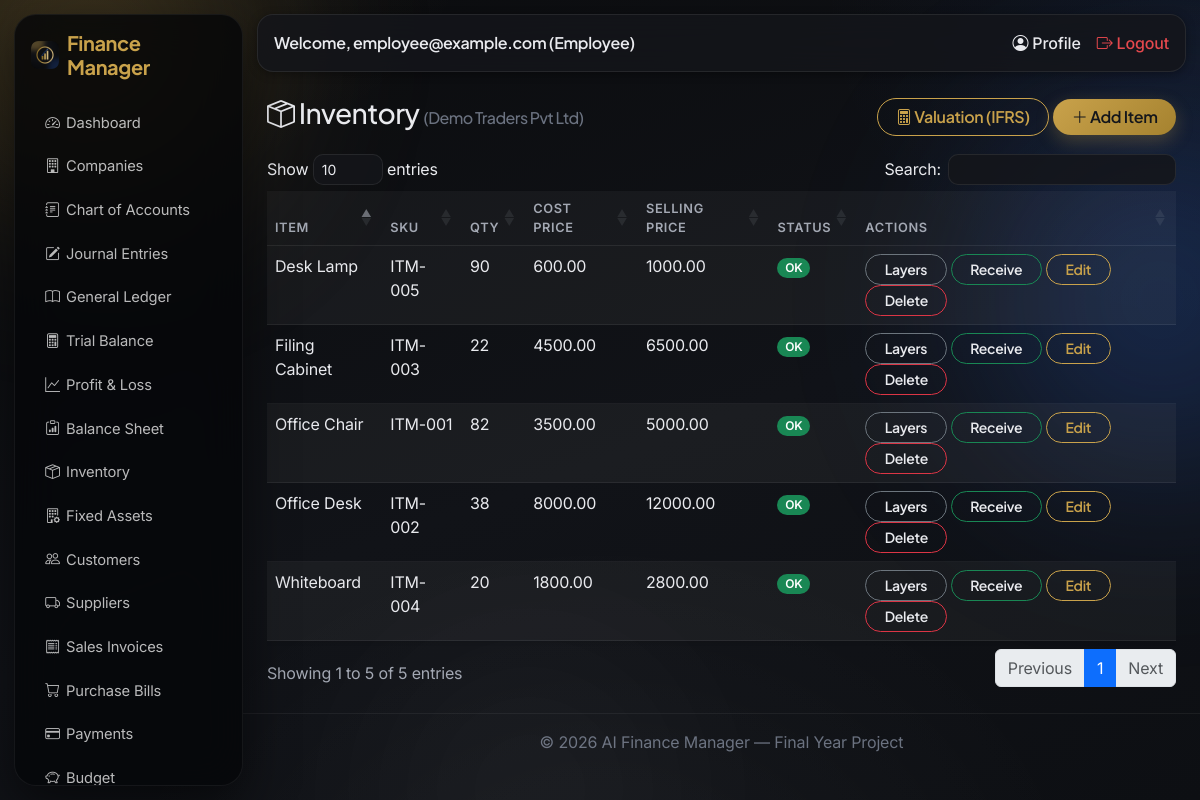
Page /inventory/ (signed in) on the committed database.
### accounts/models.py (models this page shows, shortened)
class User(AbstractUser):
    class Role(models.TextChoices):
        SUPER_ADMIN = 'SUPER_ADMIN', 'Super Admin'
        COMPANY_OWNER = 'COMPANY_OWNER', 'Company Owner'
        ACCOUNTANT = 'ACCOUNTANT', 'Accountant'
        EMPLOYEE = 'EMPLOYEE', 'Employee'
    role = models.CharField(max_length=20, choices=Role.choices, default=Role.COMPANY_OWNER)
    email = models.EmailField(unique=True)
    phone = models.CharField(max_length=20, blank=True)
    profile_picture = models.ImageField(upload_to='profile_pics/', blank=True, null=True)

### companies/models.py (models this page shows, shortened)
class Company(models.Model):
    owner = models.ForeignKey(settings.AUTH_USER_MODEL, on_delete=models.CASCADE, related_name='companies')
    name = models.CharField(max_length=200)
    country = models.CharField(max_length=100)
    currency = models.CharField(max_length=10, default='USD')
    fiscal_year_start = models.DateField()
    class Standard(models.TextChoices):
        IFRS = 'IFRS', 'IFRS'
        GAAP = 'GAAP', 'US GAAP'
    class InventoryMethod(models.TextChoices):
        FIFO = 'FIFO', 'FIFO (First-In, First-Out)'
        LIFO = 'LIFO', 'LIFO (Last-In, First-Out) - US GAAP only'
        WAC = 'WAC', 'Weighted Average Cost'
    accounting_standard = models.CharField(
        max_length=20, choices=Standard.choices, default=Standard.IFRS,
        help_text='Controls how inventory is valued and how the Balance Sheet / Income Statement are presented.',
    )
    inventory_method = models.CharField(
        max_length=10, choices=InventoryMethod.choices, default=InventoryMethod.FIFO,
        help_text='Cost-flow method. LIFO is prohibited under IFRS (IAS 2).',
    )
    logo = models.ImageField(upload_to='company_logos/', blank=True, null=True)
    address = models.CharField(max_length=255, blank=True)
    phone = models.CharField(max_length=20, blank=True)
    email = models.EmailField(blank=True)
    created_at = models.DateTimeField(auto_now_add=True)
    staff = models.ManyToManyField(
        settings.AUTH_USER_MODEL, blank=True, related_name='member_companies',
        help_text='Accountants/Employees granted access to this company.',
    )
    class Meta:
        verbose_name_plural = 'Companies'
        ordering = ['-created_at']
    @property
    def is_ifrs(self):
        return self.accounting_standard != self.Standard.GAAP
    @property
    def standard_label(self):
        return 'IFRS' if self.is_ifrs else 'US GAAP'

### inventory/models.py (models this page shows, shortened)
class InventoryItem(models.Model):
    company = models.ForeignKey(Company, on_delete=models.CASCADE, related_name='inventory_items')
    item_name = models.CharField(max_length=150)
    sku = models.CharField(max_length=50)
    quantity = models.PositiveIntegerField(default=0)
    unit_price = models.DecimalField(max_digits=12, decimal_places=2)
    cost_price = models.DecimalField(max_digits=12, decimal_places=2)
    selling_price = models.DecimalField(max_digits=12, decimal_places=2)
    low_stock_threshold = models.PositiveIntegerField(default=10)
    selling_cost = models.DecimalField(
        max_digits=12, decimal_places=2, default=0,
        help_text='Estimated cost to sell one unit (commission, delivery...). Used for Net Realisable Value.',
    )
    recorded_writedown = models.DecimalField(max_digits=14, decimal_places=2, default=0, editable=False)
    created_at = models.DateTimeField(auto_now_add=True)
    class Meta:
        unique_together = ('company', 'sku')
        ordering = ['item_name']
    @property
    def is_low_stock(self):
        return self.quantity <= self.low_stock_threshold

### inventory/views.py (the view)
# urls.py: path('', views.item_list, name='item_list'),
@login_required
def item_list(request):
    company = get_active_company(request)
    items = InventoryItem.objects.filter(company=company) if company else InventoryItem.objects.none()
    low_stock_count = sum(1 for i in items if i.is_low_stock)
    return render(request, 'inventory/item_list.html', {
        'items': items, 'company': company, 'low_stock_count': low_stock_count,
    })

### accounting/views.py (called while the page is built)
def get_active_company(request):
    accessible = user_accessible_companies(request.user)
    company_id = request.session.get('active_company_id')
    company = None
    if company_id:
        company = accessible.filter(pk=company_id).first()
    if not company:
        company = accessible.first()
        if company:
            request.session['active_company_id'] = company.pk
    return company

### accounts/permissions.py (called while the page is built)
def is_super_admin(user):
    return user.is_authenticated and user.role == user.Role.SUPER_ADMIN

def user_accessible_companies(user):
    from companies.models import Company
    if is_super_admin(user):
        return Company.objects.all()
    return Company.objects.filter(models_q_owner_or_staff(user)).distinct()

def models_q_owner_or_staff(user):
    from django.db.models import Q
    return Q(owner=user) | Q(staff=user)

### inventory/templates/inventory/item_list.html (shortened to what this page needs)
{% extends 'base.html' %}
{% block content %}
<div class="d-flex justify-content-between align-items-center mb-3">
    <h3><i class="bi bi-box-seam"></i> Inventory {% if company %}<small class="text-muted fs-6">({{ company.name }})</small>{% endif %}</h3>
    <div>
        <a href="{% url 'inventory:valuation' %}" class="btn btn-outline-primary"><i class="bi bi-calculator"></i> Valuation ({{ company.standard_label }})</a>
        <a href="{% url 'inventory:item_create' %}" class="btn btn-primary"><i class="bi bi-plus-lg"></i> Add Item</a>
    </div>
</div>
<div class="table-responsive">
<table class="table table-striped bg-white shadow-sm" data-datatable>
    <thead><tr><th>Item</th><th>SKU</th><th>Qty</th><th>Cost Price</th><th>Selling Price</th><th>Status</th><th>Actions</th></tr></thead>
    <tbody>
    {% for item in items %}
        <tr class="{% if item.is_low_stock %}table-warning{% endif %}">
            <td>{{ item.item_name }}</td>
            <td>{{ item.sku }}</td>
            <td>{{ item.quantity }}</td>
            <td>{{ item.cost_price }}</td>
            <td>{{ item.selling_price }}</td>
            <td>{% if item.is_low_stock %}<span class="badge bg-warning text-dark">Low Stock</span>{% else %}<span class="badge bg-success">OK</span>{% endif %}</td>
            <td>
                <a href="{% url 'inventory:lot_list' item.pk %}" class="btn btn-sm btn-outline-secondary">Layers</a>
                <a href="{% url 'inventory:lot_create' item.pk %}" class="btn btn-sm btn-outline-success">Receive</a>
                <a href="{% url 'inventory:item_update' item.pk %}" class="btn btn-sm btn-outline-primary">Edit</a>
                <a href="{% url 'inventory:item_delete' item.pk %}" class="btn btn-sm btn-outline-danger">Delete</a>
            </td>
        </tr>
    {% empty %}
        <tr><td colspan="7" class="text-center text-muted">No items yet.</td></tr>
    {% endfor %}
    </tbody>
</table>
</div>
{% endblock %}

### templates/base.html (shortened to what this page needs)
<!DOCTYPE html>
<html lang="en">
<head>
    {% load static %}
    <link href="https://cdn.jsdelivr.net/npm/bootstrap@5.3.3/dist/css/bootstrap.min.css" rel="stylesheet">
    <link rel="stylesheet" href="https://cdn.jsdelivr.net/npm/bootstrap-icons@1.11.3/font/bootstrap-icons.css">
    <link rel="stylesheet" href="https://cdn.datatables.net/1.13.8/css/dataTables.bootstrap5.min.css">
    <link rel="stylesheet" href="{% load static %}{% static 'css/style.css' %}">
</head>
<body>
<div class="aurora-blob b1"></div>
<div class="aurora-blob b2"></div>
<div class="aurora-blob b3"></div>
{% if user.is_authenticated %}
<div class="d-flex">
    <nav class="sidebar bg-dark text-white p-3" id="sidebarNav" style="width:230px;">
        <h5 class="mb-4 d-flex align-items-center gap-2">
            <img src="{% static 'img/logo.png' %}" alt="AI Finance Manager" style="width:28px;height:28px;border-radius:7px;">
            Finance Manager
        </h5>
        <ul class="nav nav-pills flex-column gap-1">
            <li class="nav-item"><a class="nav-link text-white" href="{% url 'dashboard:home' %}"><i class="bi bi-speedometer2"></i> Dashboard</a></li>
            <li class="nav-item"><a class="nav-link text-white" href="{% url 'companies:list' %}"><i class="bi bi-building"></i> Companies</a></li>
            <li class="nav-item"><a class="nav-link text-white" href="{% url 'accounting:account_list' %}"><i class="bi bi-journal-text"></i> Chart of Accounts</a></li>
            <li class="nav-item"><a class="nav-link text-white" href="{% url 'accounting:journal_list' %}"><i class="bi bi-pencil-square"></i> Journal Entries</a></li>
            <li class="nav-item"><a class="nav-link text-white" href="{% url 'accounting:ledger' %}"><i class="bi bi-book"></i> General Ledger</a></li>
            <li class="nav-item"><a class="nav-link text-white" href="{% url 'accounting:trial_balance' %}"><i class="bi bi-calculator"></i> Trial Balance</a></li>
            <li class="nav-item"><a class="nav-link text-white" href="{% url 'accounting:profit_and_loss' %}"><i class="bi bi-graph-up"></i> Profit &amp; Loss</a></li>
            <li class="nav-item"><a class="nav-link text-white" href="{% url 'accounting:balance_sheet' %}"><i class="bi bi-clipboard-data"></i> Balance Sheet</a></li>
            <li class="nav-item"><a class="nav-link text-white" href="{% url 'inventory:item_list' %}"><i class="bi bi-box-seam"></i> Inventory</a></li>
            <li class="nav-item"><a class="nav-link text-white" href="{% url 'assets:asset_list' %}"><i class="bi bi-building-gear"></i> Fixed Assets</a></li>
            <li class="nav-item"><a class="nav-link text-white" href="{% url 'transactions:customer_list' %}"><i class="bi bi-people"></i> Customers</a></li>
            <li class="nav-item"><a class="nav-link text-white" href="{% url 'transactions:supplier_list' %}"><i class="bi bi-truck"></i> Suppliers</a></li>
            <li class="nav-item"><a class="nav-link text-white" href="{% url 'transactions:invoice_list' %}"><i class="bi bi-receipt"></i> Sales Invoices</a></li>
            <li class="nav-item"><a class="nav-link text-white" href="{% url 'transactions:bill_list' %}"><i class="bi bi-cart"></i> Purchase Bills</a></li>
            <li class="nav-item"><a class="nav-link text-white" href="{% url 'transactions:payment_list' %}"><i class="bi bi-credit-card"></i> Payments</a></li>
            <li class="nav-item"><a class="nav-link text-white" href="{% url 'transactions:budget_list' %}"><i class="bi bi-piggy-bank"></i> Budget</a></li>
        </ul>
    </nav>
    <div class="flex-grow-1">
        <nav class="navbar navbar-expand navbar-light bg-white border-bottom px-3">
            <span class="navbar-text">Welcome, {{ user.username }} ({{ user.get_role_display }})</span>
            <div class="ms-auto d-flex gap-3">
                <a href="{% url 'accounts:profile' %}" class="text-decoration-none"><i class="bi bi-person-circle"></i> Profile</a>
                <a href="{% url 'accounts:logout' %}" class="text-decoration-none text-danger"><i class="bi bi-box-arrow-right"></i> Logout</a>
            </div>
        </nav>
        <div class="p-4">
            {% block content %}{% endblock %}
        </div>
        <footer class="text-center text-muted py-3 border-top">
            &copy; {% now "Y" %} AI Finance Manager — Final Year Project
        </footer>
    </div>
</div>
{% else %}
    {% block auth_content %}{% endblock %}
{% endif %}
</body>
</html>

### rows in the picture
User: username "employee@example.com", role "Employee"
Company: name "Demo Traders Pvt Ltd", standard_label "IFRS"
InventoryItem: item_name "Desk Lamp", sku "ITM-005", quantity "90", cost_price "600.00", selling_price "1000.00", low_stock_threshold "OK"
InventoryItem: item_name "Filing Cabinet", sku "ITM-003", quantity "22", cost_price "4500.00", selling_price "6500.00", low_stock_threshold "OK"
InventoryItem: item_name "Office Chair", sku "ITM-001", quantity "82", cost_price "3500.00", selling_price "5000.00", low_stock_threshold "OK"
InventoryItem: item_name "Office Desk", sku "ITM-002", quantity "38", cost_price "8000.00", selling_price "12000.00", low_stock_threshold "OK"
InventoryItem: item_name "Whiteboard", sku "ITM-004", quantity "20", cost_price "1800.00", selling_price "2800.00", low_stock_threshold "OK"
